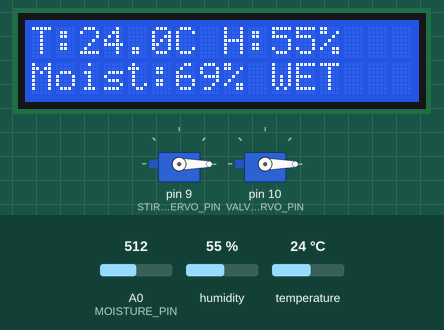
The sketch below on a simulated Arduino Uno, built with avr-gcc and run on an emulated ATmega328P. On the bench: 16×2 character LCD, 2 × servo. Inputs (shaded band) come from the test bench; at power-on: A0 (MOISTURE_PIN) = 512, humidity 55 %, temperature 24 °C. What the sketch prints to the serial monitor is not drawn.

Above: at 3.2 s.
3.3 s: A0 (MOISTURE_PIN) set to 745
At 5.6 s:
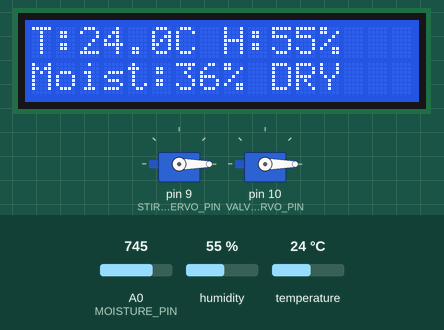
9.7 s: A0 (MOISTURE_PIN) set to 766
At 12.2 s:
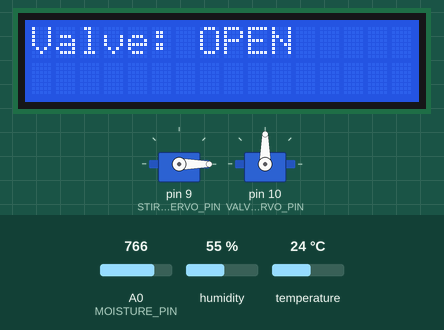
23.3 s: humidity set to 22 %
At 26.0 s:
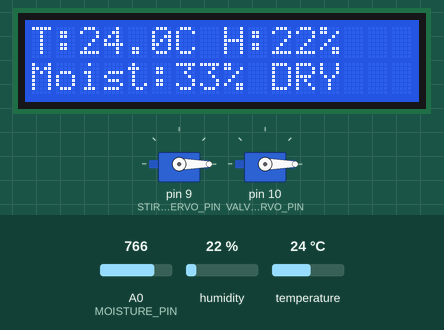
29.4 s: temperature set to 12 °C
At 32.1 s:
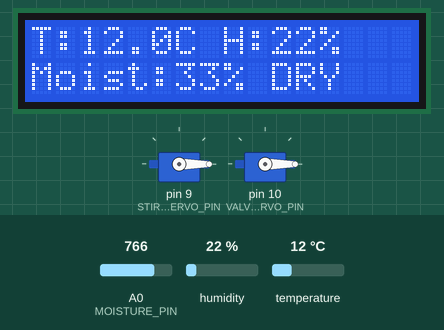
35.5 s: humidity set to 40 %
At 38.2 s:
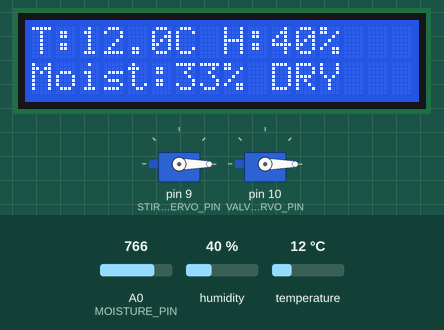
41.6 s: A0 (MOISTURE_PIN) set to 728
At 44.3 s:
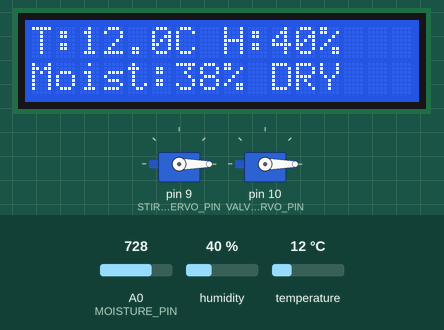
47.7 s: A0 (MOISTURE_PIN) set to 708
Timing chart, 0 to 50.7 s (numbered marks = the images above; inputs shaded):
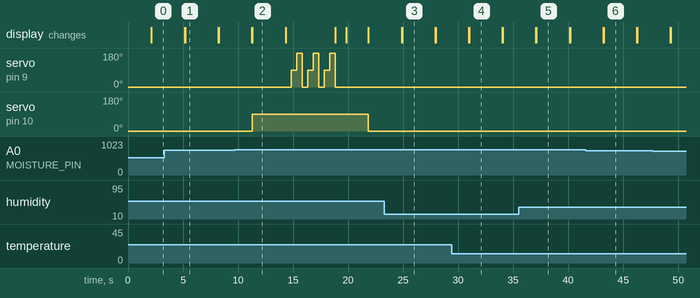

The sketch:

compostautomation.ino
```cpp
#include <Wire.h>
#include <LiquidCrystal_I2C.h>
#include <Servo.h>
#include "DHT.h"

#define DHTPIN 7
#define DHTTYPE DHT11
DHT dht(DHTPIN, DHTTYPE);

#define MOISTURE_PIN A0
#define STIR_SERVO_PIN 9
#define VALVE_SERVO_PIN 10

LiquidCrystal_I2C lcd(0x27, 16, 2);
Servo stirServo;
Servo valveServo;

// Adjust after calibration
int dryValue = 1000;
int wetValue = 300;

// Thresholds & Timers
int moistureThreshold = 35; // if below, stir & open valve
unsigned long lastStirTime = 0;
unsigned long stirInterval = 6UL * 60UL * 60UL * 1000UL; // every 6 hours
bool stirredRecently = false;

void setup() {
  Serial.begin(9600);
  dht.begin();

  lcd.init();
  lcd.backlight();
  lcd.setCursor(0, 0);
  lcd.print("Compost Monitor");
  delay(2000);
  lcd.clear();

  stirServo.attach(STIR_SERVO_PIN);
  valveServo.attach(VALVE_SERVO_PIN);

  stirServo.write(0);
  valveServo.write(0); // valve closed initially
}

void stirCompost() {
  Serial.println(">> Stirring compost...");
  lcd.clear();
  lcd.setCursor(0, 0);
  lcd.print("Stirring compost");

  for (int i = 0; i < 3; i++) {
    stirServo.write(0);
    delay(500);
    stirServo.write(90);
    delay(500);
    stirServo.write(180);
    delay(500);
  }

  stirServo.write(0);
  lcd.setCursor(0, 1);
  lcd.print("Done!");
  delay(1000);
  lcd.clear();
}

void openValve() {
  Serial.println(">> Opening valve...");
  lcd.clear();
  lcd.setCursor(0, 0);
  lcd.print("Valve: OPEN");

  valveServo.write(90);  // open position
}

void closeValve() {
  Serial.println(">> Closing valve...");
  lcd.setCursor(0, 1);
  lcd.print("Valve: CLOSE");
  valveServo.write(0);   // closed position
}

void loop() {
  float h = dht.readHumidity();
  float t = dht.readTemperature();

  int sensorValue = analogRead(MOISTURE_PIN);
  int moisturePercent = map(sensorValue, dryValue, wetValue, 0, 100);
  moisturePercent = constrain(moisturePercent, 0, 100);

  Serial.print("Moisture: ");
  Serial.print(moisturePercent);
  Serial.print("% | Temp: ");
  Serial.print(t);
  Serial.print("C | Hum: ");
  Serial.println(h);

  lcd.setCursor(0, 0);
  lcd.print("T:");
  lcd.print(t, 1);
  lcd.print("C H:");
  lcd.print(h, 0);
  lcd.print("%");

  lcd.setCursor(0, 1);
  lcd.print("Moist:");
  lcd.print(moisturePercent);
  lcd.print("% ");
  lcd.print(moisturePercent < 40 ? "DRY" : "WET");

  unsigned long now = millis();

  // === Auto Stir + Valve Logic ===
  if (moisturePercent < moistureThreshold && !stirredRecently) {
  openValve();             // Step 1: Start adding water
  delay(3000);             // Keep valve open for 3s before stirring

  stirCompost();           // Step 2: Stir the compost (6–8 seconds total)

  delay(2000);             // Step 3: Wait a bit for moisture to spread
  closeValve();            // Step 4: Stop water flow

  stirredRecently = true;
  lastStirTime = now;
}


  // Allow next stir after 6 hours
  if (now - lastStirTime > stirInterval) {
    stirredRecently = false;
  }

  delay(3000);
  lcd.clear();
} 
```

Measured:
- the behaviour switches between 755 and 756 on A0 (MOISTURE_PIN) (found by bisection; images 1 and 2)
- after the input at 3.3 s, the display: first differs from a run without the input after 1.9 s (image 1)
- after the input at 9.7 s, servo on pin 9 (STIR_SERVO_PIN): 0° → 90° after 5.1 s, then repeats every 1.5 s: 180° 0.50 s, 0° 0.50 s, 90° 0.50 s, until it stays 0° from 18.8 s; servo on pin 10 (VALVE_SERVO_PIN): 0° → 90° after 1.6 s, → 0° 10.5 s later
- after the input at 29.4 s, the display: first differs from a run without the input after 1.6 s (image 4)
- after the input at 35.5 s, the display: first differs from a run without the input after 1.6 s (image 5)
- after the input at 41.6 s, the display: first differs from a run without the input after 1.6 s (image 6)
- what the display in image 1 shows lasts 3.0 s, from 5.2 s to 8.2 s
